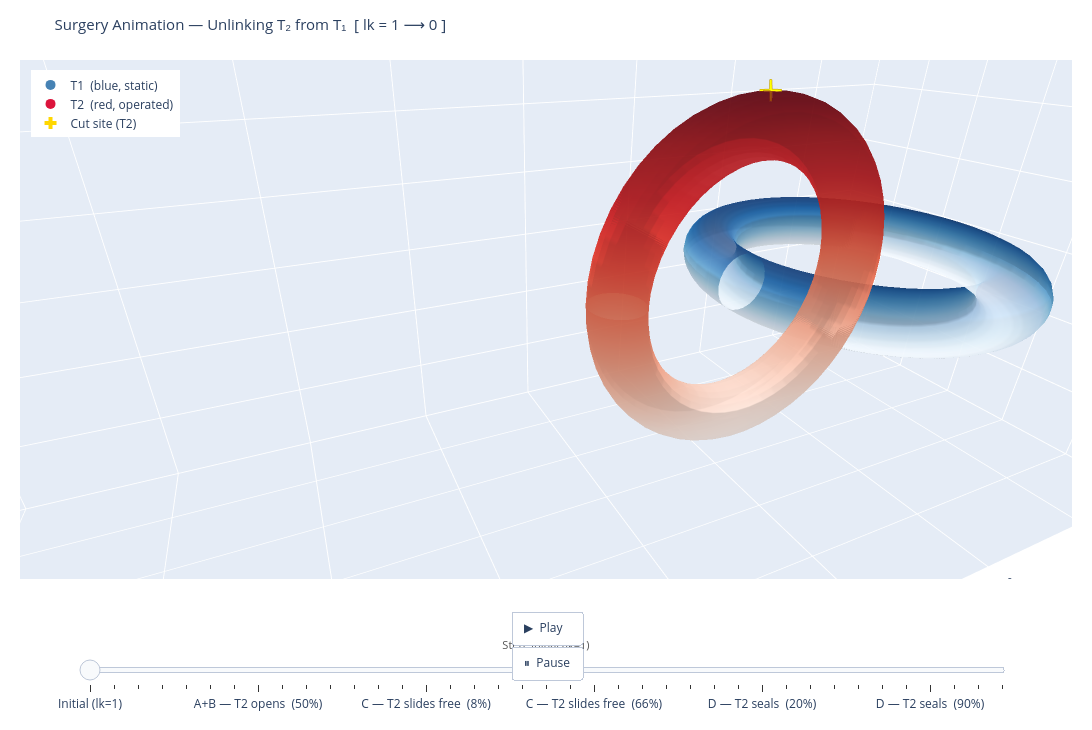

The notebook cell saved with this chart:
### Markdown cell above
## Part 4: Interactive Surgery Animation

The animation below plays through the five surgical steps in sequence.
Drag the **slider** or press **▶ Play** to watch:

| Phase | What you see |
|-------|--------------|
| **Initial** | Both tori linked; yellow × marks the disk-removal site on T₁ |
| **A+B — Cut & open** | T₁ morphs from a round torus to an open cylinder; × fades as the hole widens |
| **D — T₂ slides through** | T₂ (red) translates along $x$ while T₁ (blue) holds the opening |
| **C — Handle seals T₁** | T₁ morphs back to its round shape, representing the $S^2 \times D^1$ handle filling the hole |
| **Final** | T₁ sealed and round; T₂ free at $x \approx 10$ — **linking number = 0** |

> **Note:** The closing animation represents handle attachment (Step C) completing the surgery.
> Topologically the handle was attached before T₂ moved; geometrically the visual
> closure confirms T₁ is restored to a torus after T₂ has passed.

### Code cell
# ── build arrays for animation ───────────────────────────────────────────────
# T1 is NEVER modified; its grid arrays (X1, Y1, Z1) are the permanent display.
# T2 passes through three visual states:
#   T2_orig  : original torus at x~2  (from X2, Y2, Z2 grid)
#   T2_def   : deformed cylinder at x~2  (captured in step-c before slide)
#   T2_fin   : deformed cylinder at x~10 (surgeon.point_clouds['T2'] after slide)
#   T2_closed: original torus shape at x~10 (for 'sealing' animation)

T1_X, T1_Y, T1_Z = X1.copy(), Y1.copy(), Z1.copy()

T2_orig_X, T2_orig_Y, T2_orig_Z = X2.copy(), Y2.copy(), Z2.copy()

T2_def_X = T2_def_cloud[:, 0].reshape(nv, nu)
T2_def_Y = T2_def_cloud[:, 1].reshape(nv, nu)
T2_def_Z = T2_def_cloud[:, 2].reshape(nv, nu)

T2_fin_flat = surgeon.point_clouds['T2']
T2_fin_X = T2_fin_flat[:, 0].reshape(nv, nu)
T2_fin_Y = T2_fin_flat[:, 1].reshape(nv, nu)
T2_fin_Z = T2_fin_flat[:, 2].reshape(nv, nu)

# Original torus shape translated to final x-position (for closing animation)
T2_closed_X = T2_orig_X + 8.0
T2_closed_Y = T2_orig_Y.copy()
T2_closed_Z = T2_orig_Z.copy()


def lerp(A, B, t):
    return A + t * (B - A)


def frame_traces(t1x, t1y, t1z, t2x, t2y, t2z, cut_op):
    return [
        go.Surface(x=t1x, y=t1y, z=t1z, colorscale='Blues', opacity=0.72,
                   showscale=False, showlegend=False),
        go.Surface(x=t2x, y=t2y, z=t2z, colorscale='Reds',  opacity=0.72,
                   showscale=False, showlegend=False),
        go.Scatter3d(
            x=[cut_site_T2[0]], y=[cut_site_T2[1]], z=[cut_site_T2[2]],
            mode='markers',
            marker=dict(size=12, color='yellow', opacity=cut_op,
                        symbol='cross', line=dict(color='darkgoldenrod', width=2)),
            showlegend=False,
        ),
    ]


N0, N1, N2, N3, N4 = 2, 10, 12, 10, 2
frames, slider_steps, _fi = [], [], [0]


def add_frame(t1x, t1y, t1z, t2x, t2y, t2z, cut_op, label):
    name = f'f{_fi[0]}'
    _fi[0] += 1
    frames.append(go.Frame(
        data=frame_traces(t1x, t1y, t1z, t2x, t2y, t2z, cut_op),
        name=name,
    ))
    slider_steps.append(dict(
        args=[[name], {'frame': {'duration': 0, 'redraw': True}, 'mode': 'immediate'}],
        label=label, method='animate',
    ))


# Phase 0: Initial configuration (linked)
for _ in range(N0):
    add_frame(T1_X, T1_Y, T1_Z,
              T2_orig_X, T2_orig_Y, T2_orig_Z, 1.0, 'Initial (lk=1)')

# Phase A+B: T2 opens from torus to cylinder (cut marker fades)
for fi in range(N1 + 1):
    t = fi / N1
    add_frame(
        T1_X, T1_Y, T1_Z,
        lerp(T2_orig_X, T2_def_X, t), lerp(T2_orig_Y, T2_def_Y, t),
        lerp(T2_orig_Z, T2_def_Z, t),
        max(0.0, 1.0 - 2.8 * t),
        f'A+B — T2 opens  ({int(t*100)}%)',
    )

# Phase C: T2 cylinder slides through T1's hole
for fi in range(N2 + 1):
    t = fi / N2
    add_frame(
        T1_X, T1_Y, T1_Z,
        lerp(T2_def_X, T2_fin_X, t), lerp(T2_def_Y, T2_fin_Y, t),
        lerp(T2_def_Z, T2_fin_Z, t),
        0.0, f'C — T2 slides free  ({int(t*100)}%)',
    )

# Phase D: T2 closes back into a torus at new position
for fi in range(N3 + 1):
    t = fi / N3
    add_frame(
        T1_X, T1_Y, T1_Z,
        lerp(T2_fin_X, T2_closed_X, t), lerp(T2_fin_Y, T2_closed_Y, t),
        lerp(T2_fin_Z, T2_closed_Z, t),
        0.0, f'D — T2 seals  ({int(t*100)}%)',
    )

# Phase Final: both tori as closed surfaces (unlinked)
for _ in range(N4):
    add_frame(T1_X, T1_Y, T1_Z,
              T2_closed_X, T2_closed_Y, T2_closed_Z, 0.0, 'Final (lk=0)')


fig_anim = go.Figure(
    data=frame_traces(T1_X, T1_Y, T1_Z,
                      T2_orig_X, T2_orig_Y, T2_orig_Z, cut_op=1.0),
    frames=frames,
    layout=go.Layout(
        title=dict(
            text='Surgery Animation — Unlinking T₂ from T₁  [ lk = 1 ⟶ 0 ]',
            font=dict(size=15),
        ),
        scene=dict(
            xaxis=dict(title='x', range=[-3.5, 13.5]),
            yaxis=dict(title='y', range=[-3.0,  3.0]),
            zaxis=dict(title='z', range=[-3.0,  3.0]),
            camera=dict(eye=dict(x=0.65, y=1.5, z=0.8)),
            aspectmode='manual',
            aspectratio=dict(x=4.0, y=1.5, z=1.5),
        ),
        updatemenus=[dict(
            type='buttons',
            showactive=False,
            x=0.5, xanchor='center',
            y=-0.06, yanchor='top',
            buttons=[
                dict(
                    label='▶  Play',
                    method='animate',
                    args=[None, {
                        'frame': {'duration': 130, 'redraw': True},
                        'fromcurrent': True,
                        'transition': {'duration': 0},
                    }],
                ),
                dict(
                    label='⏸  Pause',
                    method='animate',
                    args=[[None], {
                        'frame': {'duration': 0, 'redraw': False},
                        'mode': 'immediate',
                        'transition': {'duration': 0},
                    }],
                ),
            ],
        )],
        sliders=[dict(
            active=0,
            currentvalue=dict(
                prefix='Step: ',
                visible=True,
                xanchor='center',
                font=dict(size=11, color='#555'),
            ),
            pad=dict(t=55, b=10, l=60, r=60),
            steps=slider_steps,
        )],
        height=730,
        width=1130,
        margin=dict(b=150, t=60, l=20, r=20),
        showlegend=True,
        legend=dict(x=0.01, y=0.98),
    ),
)

fig_anim.add_trace(go.Scatter3d(
    x=[None], y=[None], z=[None], mode='markers',
    marker=dict(size=10, color='steelblue'), name='T1  (blue, static)', showlegend=True,
))
fig_anim.add_trace(go.Scatter3d(
    x=[None], y=[None], z=[None], mode='markers',
    marker=dict(size=10, color='crimson'), name='T2  (red, operated)', showlegend=True,
))
fig_anim.add_trace(go.Scatter3d(
    x=[None], y=[None], z=[None], mode='markers',
    marker=dict(size=10, color='gold', symbol='cross'), name='Cut site (T2)', showlegend=True,
))

print(f'Animation: {len(frames)} frames')
for label, n in [('Initial', N0), ('T2 opens', N1+1),
                 ('T2 slides', N2+1), ('T2 seals', N3+1), ('Final', N4)]:
    print(f'  {label:12s}: {n} frames')
print('T1 stays static (blue) throughout.')
print('Press ▶ Play or drag the slider.')
fig_anim.show()

### Figure 1 — Plotly figure (JSON) as saved in the notebook; plotly's stock layout.template omitted (floating-point values rounded to 4 significant figures; data arrays with more than 128 entries replaced by an {"elided": "..."} marker saying what was removed)
{"data": [{"colorscale": [[0.0, "rgb(247,251,255)"], [0.125, "rgb(222,235,247)"], [0.25, "rgb(198,219,239)"], [0.375, "rgb(158,202,225)"], [0.5, "rgb(107,174,214)"], [0.625, "rgb(66,146,198)"], [0.75, "rgb(33,113,181)"], [0.875, "rgb(8,81,156)"], [1.0, "rgb(8,48,107)"]], "opacity": 0.72, "showlegend": false, "showscale": false, "type": "surface", "x": {"elided": "25x50 float values"}, "y": {"elided": "25x50 float values"}, "z": {"elided": "25x50 float values"}}, {"colorscale": [[0.0, "rgb(255,245,240)"], [0.125, "rgb(254,224,210)"], [0.25, "rgb(252,187,161)"], [0.375, "rgb(252,146,114)"], [0.5, "rgb(251,106,74)"], [0.625, "rgb(239,59,44)"], [0.75, "rgb(203,24,29)"], [0.875, "rgb(165,15,21)"], [1.0, "rgb(103,0,13)"]], "opacity": 0.72, "showlegend": false, "showscale": false, "type": "surface", "x": {"elided": "25x50 float values"}, "y": {"elided": "25x50 float values"}, "z": {"elided": "25x50 float values"}}, {"marker": {"color": "yellow", "line": {"color": "darkgoldenrod", "width": 2}, "opacity": 1.0, "size": 12, "symbol": "cross"}, "mode": "markers", "showlegend": false, "type": "scatter3d", "x": [2.0], "y": [0.0], "z": [2.4]}, {"marker": {"color": "steelblue", "size": 10}, "mode": "markers", "name": "T1  (blue, static)", "showlegend": true, "type": "scatter3d", "x": [null], "y": [null], "z": [null]}, {"marker": {"color": "crimson", "size": 10}, "mode": "markers", "name": "T2  (red, operated)", "showlegend": true, "type": "scatter3d", "x": [null], "y": [null], "z": [null]}, {"marker": {"color": "gold", "size": 10, "symbol": "cross"}, "mode": "markers", "name": "Cut site (T2)", "showlegend": true, "type": "scatter3d", "x": [null], "y": [null], "z": [null]}], "layout": {"height": 730, "legend": {"x": 0.01, "y": 0.98}, "margin": {"b": 150, "l": 20, "r": 20, "t": 60}, "scene": {"aspectmode": "manual", "aspectratio": {"x": 4.0, "y": 1.5, "z": 1.5}, "camera": {"eye": {"x": 0.65, "y": 1.5, "z": 0.8}}, "xaxis": {"range": [-3.5, 13.5], "title": {"text": "x"}}, "yaxis": {"range": [-3.0, 3.0], "title": {"text": "y"}}, "zaxis": {"range": [-3.0, 3.0], "title": {"text": "z"}}}, "showlegend": true, "sliders": [{"active": 0, "currentvalue": {"font": {"color": "#555", "size": 11}, "prefix": "Step: ", "visible": true, "xanchor": "center"}, "pad": {"b": 10, "l": 60, "r": 60, "t": 55}, "steps": [{"args": [["f0"], {"frame": {"duration": 0, "redraw": true}, "mode": "immediate"}], "label": "Initial (lk=1)", "method": "animate"}, {"args": [["f1"], {"frame": {"duration": 0, "redraw": true}, "mode": "immediate"}], "label": "Initial (lk=1)", "method": "animate"}, {"args": [["f2"], {"frame": {"duration": 0, "redraw": true}, "mode": "immediate"}], "label": "A+B — T2 opens  (0%)", "method": "animate"}, {"args": [["f3"], {"frame": {"duration": 0, "redraw": true}, "mode": "immediate"}], "label": "A+B — T2 opens  (10%)", "method": "animate"}, {"args": [["f4"], {"frame": {"duration": 0, "redraw": true}, "mode": "immediate"}], "label": "A+B — T2 opens  (20%)", "method": "animate"}, {"args": [["f5"], {"frame": {"duration": 0, "redraw": true}, "mode": "immediate"}], "label": "A+B — T2 opens  (30%)", "method": "animate"}, {"args": [["f6"], {"frame": {"duration": 0, "redraw": true}, "mode": "immediate"}], "label": "A+B — T2 opens  (40%)", "method": "animate"}, {"args": [["f7"], {"frame": {"duration": 0, "redraw": true}, "mode": "immediate"}], "label": "A+B — T2 opens  (50%)", "method": "animate"}, {"args": [["f8"], {"frame": {"duration": 0, "redraw": true}, "mode": "immediate"}], "label": "A+B — T2 opens  (60%)", "method": "animate"}, {"args": [["f9"], {"frame": {"duration": 0, "redraw": true}, "mode": "immediate"}], "label": "A+B — T2 opens  (70%)", "method": "animate"}, {"args": [["f10"], {"frame": {"duration": 0, "redraw": true}, "mode": "immediate"}], "label": "A+B — T2 opens  (80%)", "method": "animate"}, {"args": [["f11"], {"frame": {"duration": 0, "redraw": true}, "mode": "immediate"}], "label": "A+B — T2 opens  (90%)", "method": "animate"}, {"args": [["f12"], {"frame": {"duration": 0, "redraw": true}, "mode": "immediate"}], "label": "A+B — T2 opens  (100%)", "method": "animate"}, {"args": [["f13"], {"frame": {"duration": 0, "redraw": true}, "mode": "immediate"}], "label": "C — T2 slides free  (0%)", "method": "animate"}, {"args": [["f14"], {"frame": {"duration": 0, "redraw": true}, "mode": "immediate"}], "label": "C — T2 slides free  (8%)", "method": "animate"}, {"args": [["f15"], {"frame": {"duration": 0, "redraw": true}, "mode": "immediate"}], "label": "C — T2 slides free  (16%)", "method": "animate"}, {"args": [["f16"], {"frame": {"duration": 0, "redraw": true}, "mode": "immediate"}], "label": "C — T2 slides free  (25%)", "method": "animate"}, {"args": [["f17"], {"frame": {"duration": 0, "redraw": true}, "mode": "immediate"}], "label": "C — T2 slides free  (33%)", "method": "animate"}, {"args": [["f18"], {"frame": {"duration": 0, "redraw": true}, "mode": "immediate"}], "label": "C — T2 slides free  (41%)", "method": "animate"}, {"args": [["f19"], {"frame": {"duration": 0, "redraw": true}, "mode": "immediate"}], "label": "C — T2 slides free  (50%)", "method": "animate"}, {"args": [["f20"], {"frame": {"duration": 0, "redraw": true}, "mode": "immediate"}], "label": "C — T2 slides free  (58%)", "method": "animate"}, {"args": [["f21"], {"frame": {"duration": 0, "redraw": true}, "mode": "immediate"}], "label": "C — T2 slides free  (66%)", "method": "animate"}, {"args": [["f22"], {"frame": {"duration": 0, "redraw": true}, "mode": "immediate"}], "label": "C — T2 slides free  (75%)", "method": "animate"}, {"args": [["f23"], {"frame": {"duration": 0, "redraw": true}, "mode": "immediate"}], "label": "C — T2 slides free  (83%)", "method": "animate"}, {"args": [["f24"], {"frame": {"duration": 0, "redraw": true}, "mode": "immediate"}], "label": "C — T2 slides free  (91%)", "method": "animate"}, {"args": [["f25"], {"frame": {"duration": 0, "redraw": true}, "mode": "immediate"}], "label": "C — T2 slides free  (100%)", "method": "animate"}, {"args": [["f26"], {"frame": {"duration": 0, "redraw": true}, "mode": "immediate"}], "label": "D — T2 seals  (0%)", "method": "animate"}, {"args": [["f27"], {"frame": {"duration": 0, "redraw": true}, "mode": "immediate"}], "label": "D — T2 seals  (10%)", "method": "animate"}, {"args": [["f28"], {"frame": {"duration": 0, "redraw": true}, "mode": "immediate"}], "label": "D — T2 seals  (20%)", "method": "animate"}, {"args": [["f29"], {"frame": {"duration": 0, "redraw": true}, "mode": "immediate"}], "label": "D — T2 seals  (30%)", "method": "animate"}, {"args": [["f30"], {"frame": {"duration": 0, "redraw": true}, "mode": "immediate"}], "label": "D — T2 seals  (40%)", "method": "animate"}, {"args": [["f31"], {"frame": {"duration": 0, "redraw": true}, "mode": "immediate"}], "label": "D — T2 seals  (50%)", "method": "animate"}, {"args": [["f32"], {"frame": {"duration": 0, "redraw": true}, "mode": "immediate"}], "label": "D — T2 seals  (60%)", "method": "animate"}, {"args": [["f33"], {"frame": {"duration": 0, "redraw": true}, "mode": "immediate"}], "label": "D — T2 seals  (70%)", "method": "animate"}, {"args": [["f34"], {"frame": {"duration": 0, "redraw": true}, "mode": "immediate"}], "label": "D — T2 seals  (80%)", "method": "animate"}, {"args": [["f35"], {"frame": {"duration": 0, "redraw": true}, "mode": "immediate"}], "label": "D — T2 seals  (90%)", "method": "animate"}, {"args": [["f36"], {"frame": {"duration": 0, "redraw": true}, "mode": "immediate"}], "label": "D — T2 seals  (100%)", "method": "animate"}, {"args": [["f37"], {"frame": {"duration": 0, "redraw": true}, "mode": "immediate"}], "label": "Final (lk=0)", "method": "animate"}, {"args": [["f38"], {"frame": {"duration": 0, "redraw": true}, "mode": "immediate"}], "label": "Final (lk=0)", "method": "animate"}]}], "title": {"font": {"size": 15}, "text": "Surgery Animation — Unlinking T₂ from T₁  [ lk = 1 ⟶ 0 ]"}, "updatemenus": [{"buttons": [{"args": [null, {"frame": {"duration": 130, "redraw": true}, "fromcurrent": true, "transition": {"duration": 0}}], "label": "▶  Play", "method": "animate"}, {"args": [[null], {"frame": {"duration": 0, "redraw": false}, "mode": "immediate", "transition": {"duration": 0}}], "label": "⏸  Pause", "method": "animate"}], "showactive": false, "type": "buttons", "x": 0.5, "xanchor": "center", "y": -0.06, "yanchor": "top"}], "width": 1130}}
